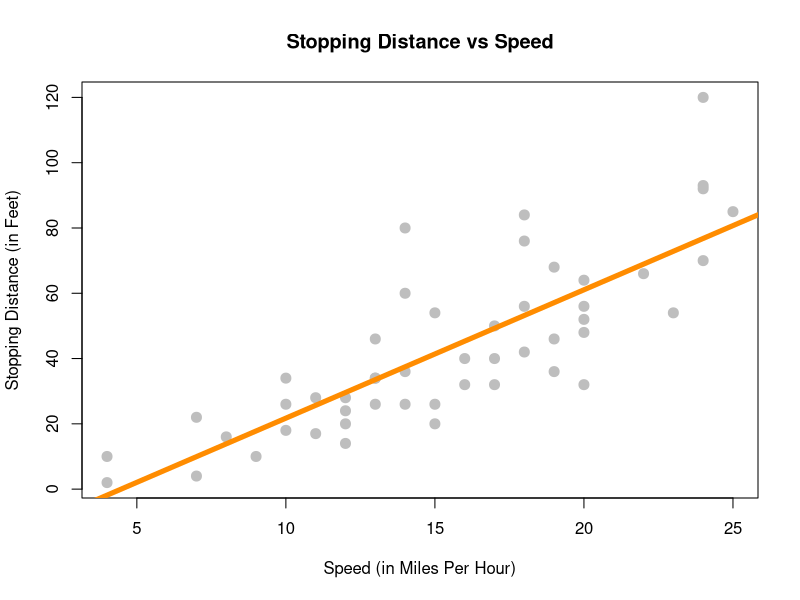
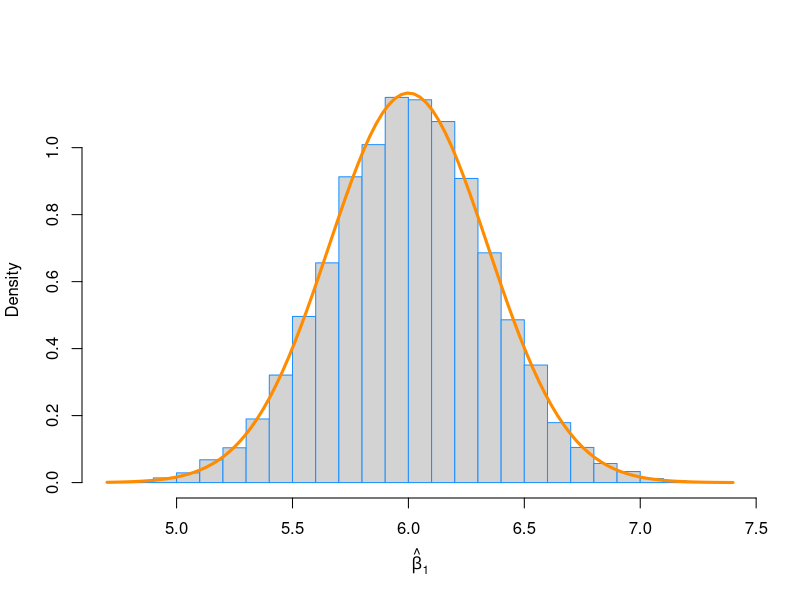
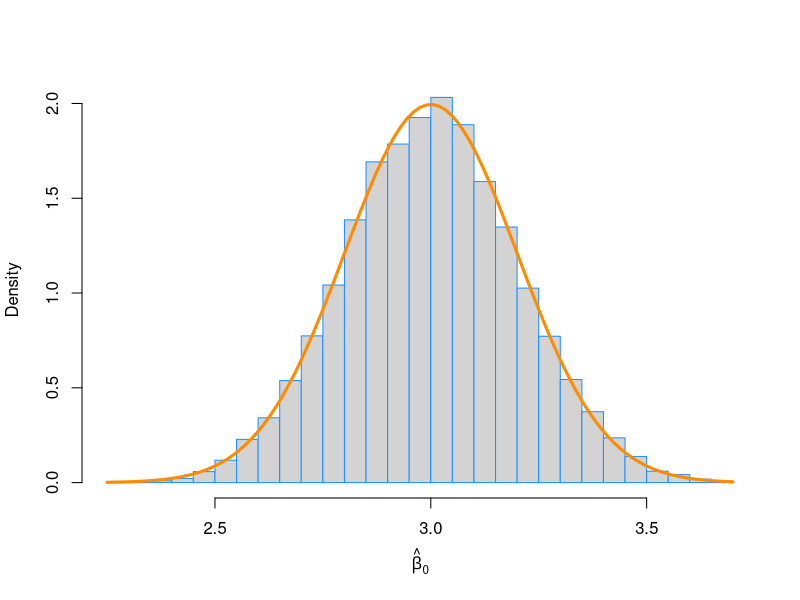
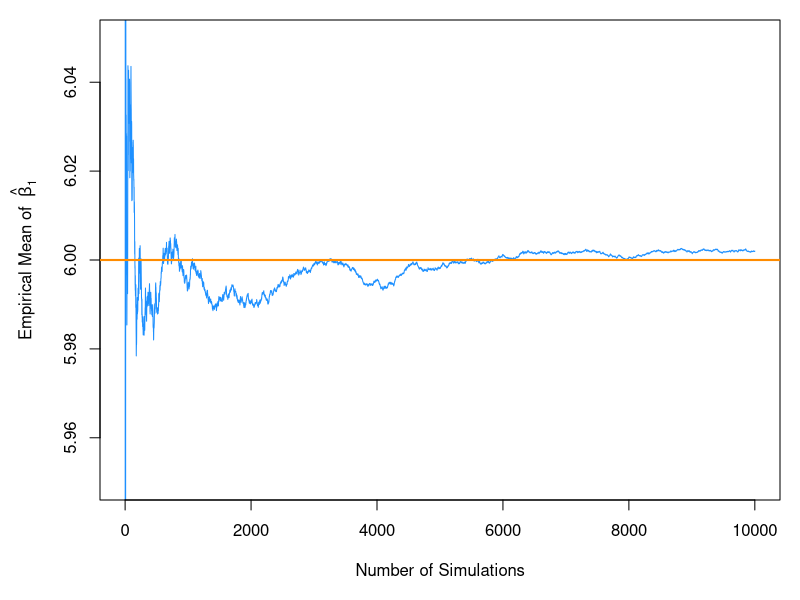
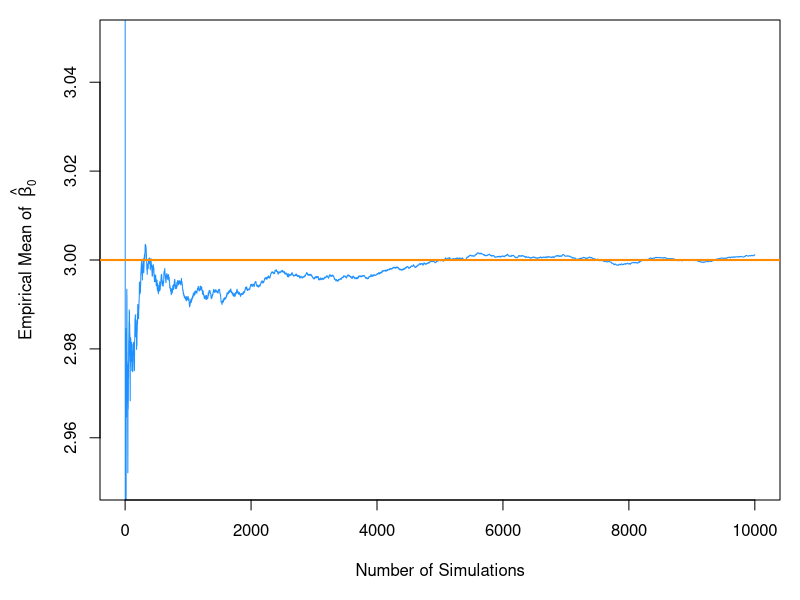
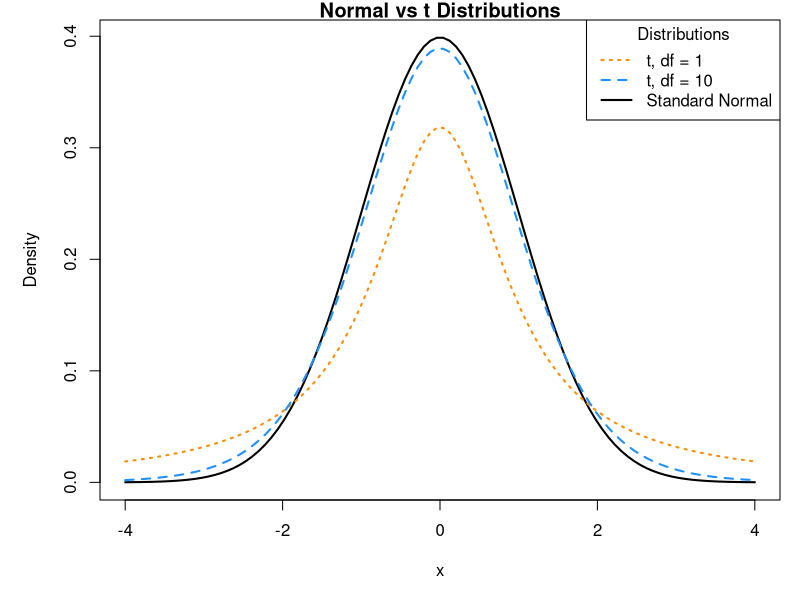
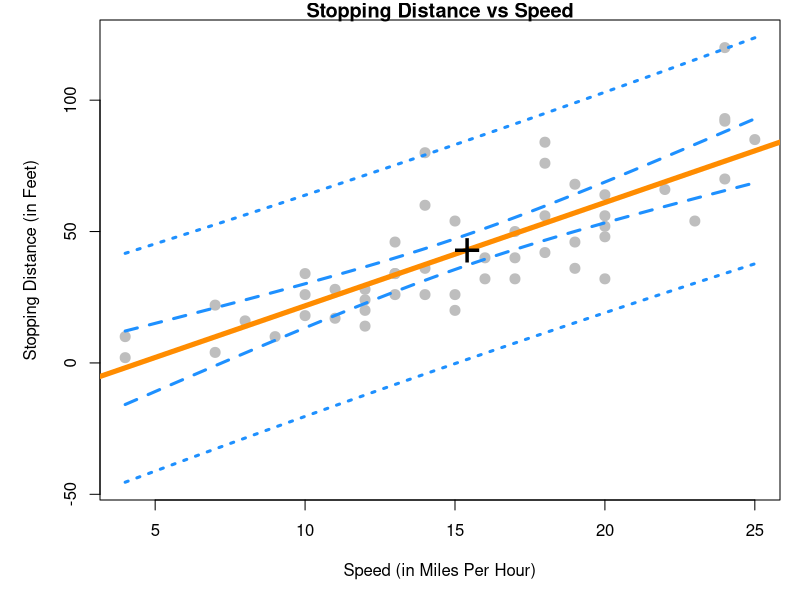

Reproduce these figures in R, in order.
# See ch8_inference_for_simple_linear_regression.pdf

# ch8_inference_for_simple_linear_regression.R

# Code from Chapter 8 of Applied Statistics

# Text and code used from:
# Applied Statistics with R
# 2021-07-23

# The license for Applied Statistics with R is given in the line below.
# This work is licensed under a Creative Commons Attribution- NonCommercial-ShareAlike 4.0 International License.

# The most current version of Applied Statistics with R should be available at:
# https://github.com/daviddalpiaz/appliedstats


# Chapter 8 Inference for Simple Linear Regression
# 
# After reading this chapter you will be able to:
#   
# Understand the distributions of regression estimates.
# Create interval estimates for regression parameters, mean response, and predictions.
# Test for significance of regression.


# When applied to the cars data, we obtained the following results:
  
stop_dist_model = lm(dist ~ speed, data = cars)

summary(stop_dist_model)

## 
## Call:
## lm(formula = dist ~ speed, data = cars)
## 
## Residuals:
##     Min      1Q  Median      3Q     Max 
## -29.069  -9.525  -2.272   9.215  43.201 
## 
## Coefficients:
##             Estimate Std. Error t value Pr(>|t|)    
## (Intercept) -17.5791     6.7584  -2.601   0.0123 *  
## speed         3.9324     0.4155   9.464 1.49e-12 ***
## ---
## Signif. codes:  0 '***' 0.001 '**' 0.01 '*' 0.05 '.' 0.1 ' ' 1
## 
## Residual standard error: 15.38 on 48 degrees of freedom
## Multiple R-squared:  0.6511, Adjusted R-squared:  0.6438 
## F-statistic: 89.57 on 1 and 48 DF,  p-value: 1.49e-12

# Last chapter, we only discussed the Estimate, Residual standard error, and Multiple R-squared values. In this chapter, we will discuss all of the information under Coefficients as well as F-statistic.

plot(dist ~ speed, data = cars,
     xlab = "Speed (in Miles Per Hour)",
     ylab = "Stopping Distance (in Feet)",
     main = "Stopping Distance vs Speed",
     pch  = 20,
     cex  = 2,
     col  = "grey")

abline(stop_dist_model, lwd = 5, col = "darkorange")


# 8.1 Gauss–Markov Theorem

# The Gauss–Markov theorem tells us that when estimating the parameters of the simple linear regression model  
# β
# 0
# and  
# β
# 1
# , the  
# ^
#   β
# 0
# and  
# ^
#   β
# 1
# which we derived are the best linear unbiased estimates, or BLUE for short. (The actual conditions for the Gauss–Markov theorem are more relaxed than the SLR model.)

# 8.2 Sampling Distributions
# 
# Now that we have “redefined” the estimates for  
# ^
#   β
# 0
# and  
# ^
#   β
# 1
# as random variables, we can discuss their sampling distribution, which is the distribution when a statistic is considered a random variable.


# 8.2.1 Simulating Sampling Distributions

# To verify the above results, we will simulate samples of size  
# n = 100

# First we need to decide ahead of time what our  
# x
# values will be for this simulation

set.seed(42)
sample_size = 100 # this is n
x = seq(-1, 1, length = sample_size)
Sxx = sum((x - mean(x)) ^ 2)

# We also fix our parameter values.

beta_0 = 3
beta_1 = 6
sigma  = 2

# With this information, we know the sampling distributions should be:
  
(var_beta_1_hat = sigma ^ 2 / Sxx)
## [1] 0.1176238
(var_beta_0_hat = sigma ^ 2 * (1 / sample_size + mean(x) ^ 2 / Sxx))
## [1] 0.04

# We now simulate data from this model 10,000 times. Note this may not be the most R way of doing the simulation. We perform the simulation in this manner in an attempt at clarity. For example, we could have used the sim_slr() function from the previous chapter. We also simply store variables in the global environment instead of creating a data frame for each new simulated dataset.

num_samples = 10000
beta_0_hats = rep(0, num_samples)
beta_1_hats = rep(0, num_samples)

for (i in 1:num_samples) {
  eps = rnorm(sample_size, mean = 0, sd = sigma)
  y   = beta_0 + beta_1 * x + eps
  
  sim_model = lm(y ~ x)
  
  beta_0_hats[i] = coef(sim_model)[1]
  beta_1_hats[i] = coef(sim_model)[2]
}

# Each time we simulated the data, we obtained values of the estimated coefficiets. The variables beta_0_hats and beta_1_hats now store 10,000 simulated values of  

# We first verify the distribution of  
# 
#   ^β1


mean(beta_1_hats) # empirical mean
## [1] 6.001998
beta_1            # true mean
## [1] 6
var(beta_1_hats)  # empirical variance
## [1] 0.11899
var_beta_1_hat    # true variance
## [1] 0.1176238

# We see that the empirical and true means and variances are very similar. We also verify that the empirical distribution is normal. To do so, we plot a histogram of the beta_1_hats, and add the curve for the true distribution of  
# ^β1
# 
# We use prob = TRUE to put the histogram on the same scale as the normal curve.

# note need to use prob = TRUE

hist(beta_1_hats, prob = TRUE, breaks = 20, 
     xlab = expression(hat(beta)[1]), main = "", border = "dodgerblue")
curve(dnorm(x, mean = beta_1, sd = sqrt(var_beta_1_hat)), 
      col = "darkorange", add = TRUE, lwd = 3)


# We then repeat the process for  
# ^β0


mean(beta_0_hats) # empirical mean
## [1] 3.001147
beta_0            # true mean
## [1] 3
var(beta_0_hats)  # empirical variance
## [1] 0.04017924
var_beta_0_hat    # true variance
## [1] 0.04
hist(beta_0_hats, prob = TRUE, breaks = 25, 
     xlab = expression(hat(beta)[0]), main = "", border = "dodgerblue")
curve(dnorm(x, mean = beta_0, sd = sqrt(var_beta_0_hat)),
      col = "darkorange", add = TRUE, lwd = 3)


#In this simulation study, we have only simulated a finite number of samples. To truly verify the distributional results, we would need to observe an infinite number of samples. However, the following plot should make it clear that if we continued simulating, the empirical results would get closer and closer to what we should expect.

par(mar = c(5, 5, 1, 1)) # adjusted plot margins, otherwise the "hat" does not display
plot(cumsum(beta_1_hats) / (1:length(beta_1_hats)), type = "l", ylim = c(5.95, 6.05),
     xlab = "Number of Simulations",
     ylab = expression("Empirical Mean of " ~ hat(beta)[1]),
     col  = "dodgerblue")
abline(h = 6, col = "darkorange", lwd = 2)


par(mar = c(5, 5, 1, 1)) # adjusted plot margins, otherwise the "hat" does not display
plot(cumsum(beta_0_hats) / (1:length(beta_0_hats)), type = "l", ylim = c(2.95, 3.05),
     xlab = "Number of Simulations",
     ylab = expression("Empirical Mean of " ~ hat(beta)[0]),
     col  = "dodgerblue")
abline(h = 3, col = "darkorange", lwd = 2)


#8.3 Standard Errors

# So now we believe the distributional results

# Then by standardizing these results



# Since we don’t know  
# σ
# in practice, we will have to estimate it using  
# se
# , which we plug into our existing expression for the standard deviations of our estimates.
# 
# These two new expressions are called standard errors which are the estimated standard deviations of the sampling distributions.

# Now if we divide by the standard error, instead of the standard deviation, we obtain the following results which will allow us to make confidence intervals and perform hypothesis testing.

# Recall that a  t distribution is similar to a standard normal, but with heavier tails. As the degrees of freedom increases, the  
# t
# distribution becomes more and more like a standard normal. Below we plot a standard normal distribution as well as two examples of a  
# t distribution with different degrees of freedom. Notice how the  
# t distribution with the larger degrees of freedom is more similar to the standard normal curve.

# define grid of x values
x = seq(-4, 4, length = 100)

# plot curve for standard normal
plot(x, dnorm(x), type = "l", lty = 1, lwd = 2, xlab = "x", ylab = "Density", main = "Normal vs t Distributions")
# add curves for t distributions
lines(x, dt(x, df = 1), lty = 3, lwd = 2, col = "darkorange")
lines(x, dt(x, df = 10), lty = 2, lwd = 2, col = "dodgerblue")

# add legend
legend("topright", title = "Distributions",
       legend = c("t, df = 1", "t, df = 10", "Standard Normal"), 
       lwd = 2, lty = c(3, 2, 1), col = c("darkorange", "dodgerblue", "black"))


# 8.4 Confidence Intervals for Slope and Intercept
# 
# Recall that confidence intervals for means often take the form:
#   
# EST
# ±
# CRIT
# ⋅
# SE
# 
# or
# 
# EST
# ±
# MARGIN
# 
# where  
# EST
# is an estimate for the parameter of interest,  
# SE
# is the standard error of the estimate, and  
# MARGIN
# =
#   CRIT
# ⋅
# SE


# 8.5 Hypothesis Tests
# “We may speak of this hypothesis as the ‘null hypothesis’, and it should be noted that the null hypothesis is never proved or established, but is possibly disproved, in the course of experimentation.”
# 
# — Ronald Aylmer Fisher


# 8.6 cars Example
# We now return to the cars example from last chapter to illustrate these concepts. We first fit the model using lm() then use summary() to view the results in greater detail.

stop_dist_model = lm(dist ~ speed, data = cars)
summary(stop_dist_model)
## 
## Call:
## lm(formula = dist ~ speed, data = cars)
## 
## Residuals:
##     Min      1Q  Median      3Q     Max 
## -29.069  -9.525  -2.272   9.215  43.201 
## 
## Coefficients:
##             Estimate Std. Error t value Pr(>|t|)    
## (Intercept) -17.5791     6.7584  -2.601   0.0123 *  
## speed         3.9324     0.4155   9.464 1.49e-12 ***
## ---
## Signif. codes:  0 '***' 0.001 '**' 0.01 '*' 0.05 '.' 0.1 ' ' 1
## 
## Residual standard error: 15.38 on 48 degrees of freedom
## Multiple R-squared:  0.6511, Adjusted R-squared:  0.6438 
## F-statistic: 89.57 on 1 and 48 DF,  p-value: 1.49e-12

# 8.6.1 Tests in R
# 
# We will now discuss the results displayed called Coefficients. First recall that we can extract this information directly.

names(summary(stop_dist_model))
##  [1] "call"          "terms"         "residuals"     "coefficients" 
##  [5] "aliased"       "sigma"         "df"            "r.squared"    
##  [9] "adj.r.squared" "fstatistic"    "cov.unscaled"
summary(stop_dist_model)$coefficients
##               Estimate Std. Error   t value     Pr(>|t|)
## (Intercept) -17.579095  6.7584402 -2.601058 1.231882e-02
## speed         3.932409  0.4155128  9.463990 1.489836e-12

# The names() function tells us what information is available, and then we use the $ operator and coefficients to extract the information we are interested in. Two values here should be immediately familiar.


summary(stop_dist_model)$coefficients[2,]
##     Estimate   Std. Error      t value     Pr(>|t|) 
## 3.932409e+00 4.155128e-01 9.463990e+00 1.489836e-12

# Pr(>|t|), gives us the p-value of that test.


summary(stop_dist_model)$coefficients[1,]
##     Estimate   Std. Error      t value     Pr(>|t|) 
## -17.57909489   6.75844017  -2.60105800   0.01231882

#In summary, the following code stores the information of summary(stop_dist_model)$coefficients in a new variable stop_dist_model_test_info, then extracts each element into a new variable which describes the information it contains.

stop_dist_model_test_info = summary(stop_dist_model)$coefficients

beta_0_hat      = stop_dist_model_test_info[1, 1] # Estimate
beta_0_hat_se   = stop_dist_model_test_info[1, 2] # Std. Error
beta_0_hat_t    = stop_dist_model_test_info[1, 3] # t value
beta_0_hat_pval = stop_dist_model_test_info[1, 4] # Pr(>|t|)

beta_1_hat      = stop_dist_model_test_info[2, 1] # Estimate
beta_1_hat_se   = stop_dist_model_test_info[2, 2] # Std. Error
beta_1_hat_t    = stop_dist_model_test_info[2, 3] # t value
beta_1_hat_pval = stop_dist_model_test_info[2, 4] # Pr(>|t|)






# This automatically calculates 99% confidence intervals for both  
# β
# 0
# and  
# β
# 1
# 
# 
# For the cars example when interpreting these intervals, we say, we are 99% confident that for an increase in speed of 1 mile per hour, the average increase in stopping distance is between 2.8179187 and 5.0468988 feet, which is the interval for  
# β
# 1
# .
# 
# Note that this 99% confidence interval does not contain the hypothesized value of 0. Since it does not contain 0, it is equivalent to rejecting   

# Note, we can extract specific values from this output a number of ways. This code is not run, and instead, you should check how it relates to the output of the code above.

confint(stop_dist_model, level = 0.99)[1,]
confint(stop_dist_model, level = 0.99)[1, 1]
confint(stop_dist_model, level = 0.99)[1, 2]
confint(stop_dist_model, parm = "(Intercept)", level = 0.99)
confint(stop_dist_model, level = 0.99)[2,]
confint(stop_dist_model, level = 0.99)[2, 1]
confint(stop_dist_model, level = 0.99)[2, 2]
confint(stop_dist_model, parm = "speed", level = 0.99)

# We can also verify that calculations that R is performing for the  
# β
# 1
# interval.

# store estimate
beta_1_hat = coef(stop_dist_model)[2]

# store standard error
beta_1_hat_se = summary(stop_dist_model)$coefficients[2, 2]

# calculate critical value for two-sided 99% CI
crit = qt(0.995, df = length(resid(stop_dist_model)) - 2)

# est - margin, est + margin
c(beta_1_hat - crit * beta_1_hat_se, beta_1_hat + crit * beta_1_hat_se)
##    speed    speed 
## 2.817919 5.046899


# 8.7 Confidence Interval for Mean Response
# 
# In addition to confidence intervals for  
# β
# 0
# and  
# β
# 1
# , there are two other common interval estimates used with regression. The first is called a confidence interval for the mean response. Often, we would like an interval estimate for the mean


# To find confidence intervals for the mean response using R, we use the predict() function. We give the function our fitted model as well as new data, stored as a data frame. (This is important, so that R knows the name of the predictor variable.) Here, we are finding the confidence interval for the mean stopping distance when a car is travelling 5 miles per hour and when a car is travelling 21 miles per hour.

new_speeds = data.frame(speed = c(5, 21))
predict(stop_dist_model, newdata = new_speeds, 
        interval = c("confidence"), level = 0.99)
##         fit       lwr      upr
## 1  2.082949 -10.89309 15.05898
## 2 65.001489  56.45836 73.54462

# 8.8 Prediction Interval for New Observations
# 
# Sometimes we would like an interval estimate for a new observation,  
# Y
# , for a particular value of  
# x
# . This is very similar to an interval for the mean response

# To calculate this for a set of points in R notice there is only a minor change in syntax from finding a confidence interval for the mean response.

predict(stop_dist_model, newdata = new_speeds, 
        interval = c("prediction"), level = 0.99)
##         fit       lwr       upr
## 1  2.082949 -41.16099  45.32689
## 2 65.001489  22.87494 107.12803

# Also notice that these two intervals are wider than the corresponding confidence intervals for the mean response.

# 8.9 Confidence and Prediction Bands

# Often we will like to plot both confidence intervals for the mean response and prediction intervals for all possible values of  
# x
# . We calls these confidence and prediction bands.

speed_grid = seq(min(cars$speed), max(cars$speed), by = 0.01)
dist_ci_band = predict(stop_dist_model, 
                       newdata = data.frame(speed = speed_grid), 
                       interval = "confidence", level = 0.99)
dist_pi_band = predict(stop_dist_model, 
                       newdata = data.frame(speed = speed_grid), 
                       interval = "prediction", level = 0.99) 

plot(dist ~ speed, data = cars,
     xlab = "Speed (in Miles Per Hour)",
     ylab = "Stopping Distance (in Feet)",
     main = "Stopping Distance vs Speed",
     pch  = 20,
     cex  = 2,
     col  = "grey",
     ylim = c(min(dist_pi_band), max(dist_pi_band)))
abline(stop_dist_model, lwd = 5, col = "darkorange")

lines(speed_grid, dist_ci_band[,"lwr"], col = "dodgerblue", lwd = 3, lty = 2)
lines(speed_grid, dist_ci_band[,"upr"], col = "dodgerblue", lwd = 3, lty = 2)
lines(speed_grid, dist_pi_band[,"lwr"], col = "dodgerblue", lwd = 3, lty = 3)
lines(speed_grid, dist_pi_band[,"upr"], col = "dodgerblue", lwd = 3, lty = 3)
points(mean(cars$speed), mean(cars$dist), pch = "+", cex = 3)



# 8.10 Significance of Regression, F-Test


# In the case of simple linear regression, the  
# t
# test for the significance of the regression is equivalent to another test, the  
# F
# test for the significance of the regression. This equivalence will only be true for simple linear regression, and in the next chapter we will only use the  
# F
# test for the significance of the regression.


# In particular, we will reject the null when the  
# F
# statistic is large, that is, when there is a low probability that the observations could have come from the null model by chance. We will let R calculate the p-value for us.
# 
# To perform the  
# F
# test in R you can look at the last row of the output from summary() called F-statistic which gives the value of the test statistic, the relevant degrees of freedom, as well as the p-value of the test.

summary(stop_dist_model)

## 
## Call:
## lm(formula = dist ~ speed, data = cars)
## 
## Residuals:
##     Min      1Q  Median      3Q     Max 
## -29.069  -9.525  -2.272   9.215  43.201 
## 
## Coefficients:
##             Estimate Std. Error t value Pr(>|t|)    
## (Intercept) -17.5791     6.7584  -2.601   0.0123 *  
## speed         3.9324     0.4155   9.464 1.49e-12 ***
## ---
## Signif. codes:  0 '***' 0.001 '**' 0.01 '*' 0.05 '.' 0.1 ' ' 1
## 
## Residual standard error: 15.38 on 48 degrees of freedom
## Multiple R-squared:  0.6511, Adjusted R-squared:  0.6438 
## F-statistic: 89.57 on 1 and 48 DF,  p-value: 1.49e-12

# Additionally, you can use the anova() function to display the information in an ANOVA table.

anova(stop_dist_model)
## Analysis of Variance Table
## 
## Response: dist
##           Df Sum Sq Mean Sq F value   Pr(>F)    
## speed      1  21186 21185.5  89.567 1.49e-12 ***
## Residuals 48  11354   236.5                     
## ---
## Signif. codes:  0 '***' 0.001 '**' 0.01 '*' 0.05 '.' 0.1 ' ' 1

# This also gives a p-value for the test. You should notice that the p-value from the  
# t
# test was the same. You might also notice that the value of the test statistic for the  
# t
# test,  
# 9.46399
# , can be squared to obtain the value of the  
# F
# statistic,  
# 89.5671065
# .
# 
# Note that there is another equivalent way to do this in R, which we will return to often to compare two models.

anova(lm(dist ~ 1, data = cars), lm(dist ~ speed, data = cars))

## Analysis of Variance Table
## 
## Model 1: dist ~ 1
## Model 2: dist ~ speed
##   Res.Df   RSS Df Sum of Sq      F   Pr(>F)    
## 1     49 32539                                 
## 2     48 11354  1     21186 89.567 1.49e-12 ***
## ---
## Signif. codes:  0 '***' 0.001 '**' 0.01 '*' 0.05 '.' 0.1 ' ' 1


# We can then think of this usage of anova() as directly comparing the two models. (Notice we get the same p-value again.)


